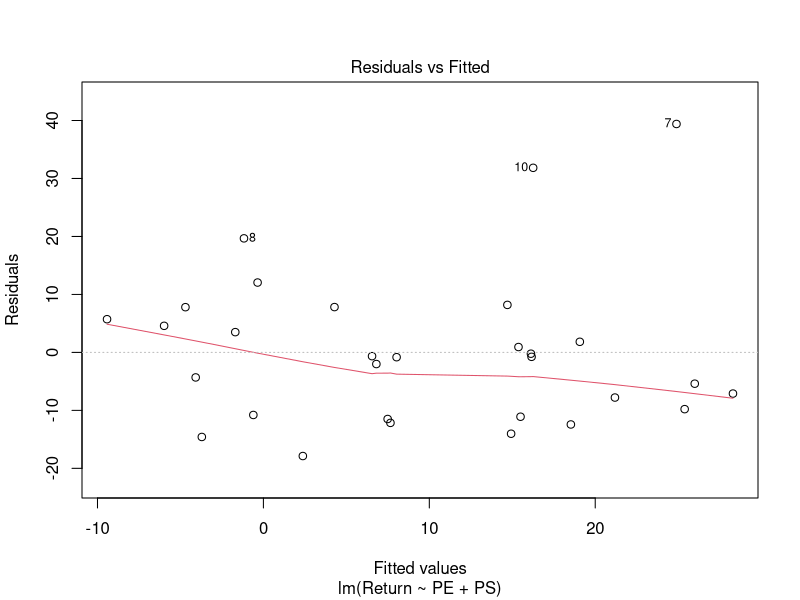
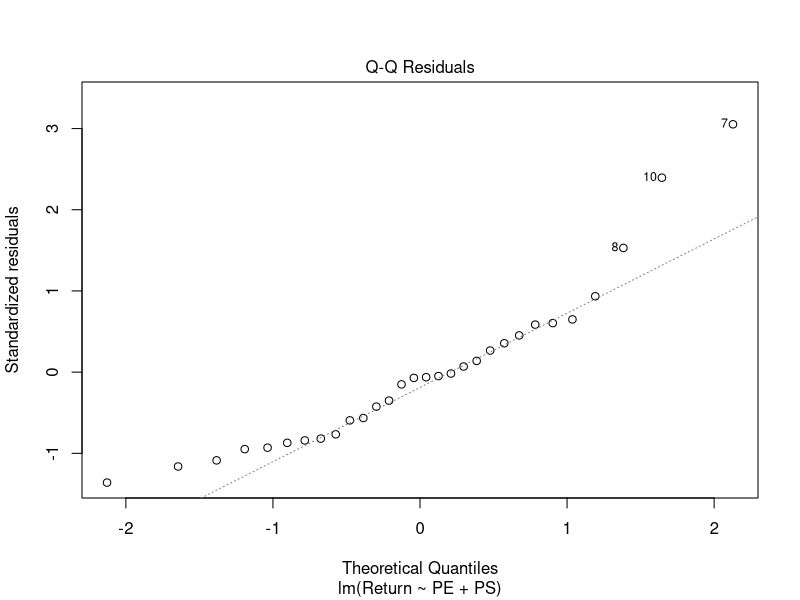
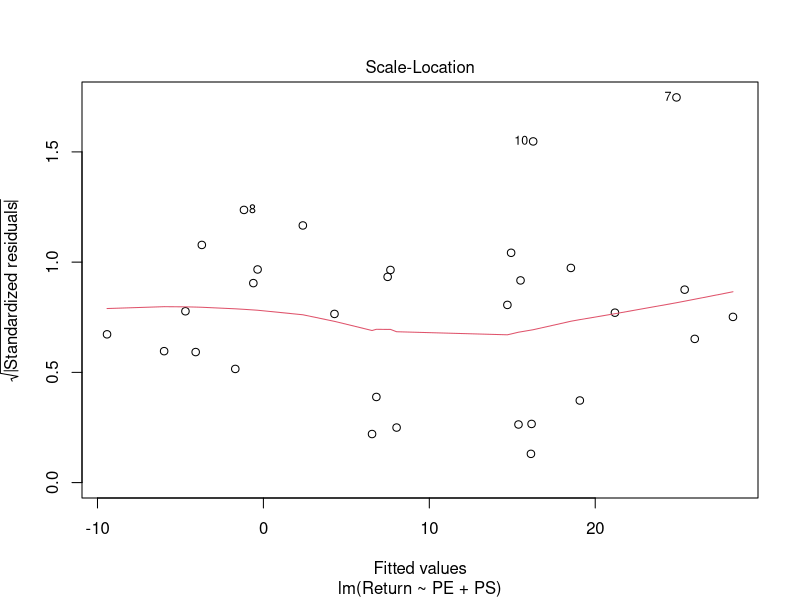
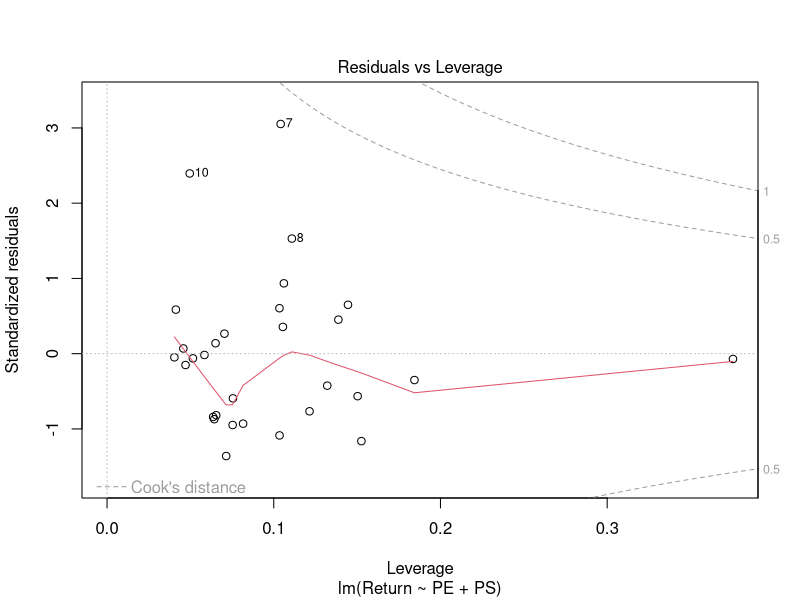
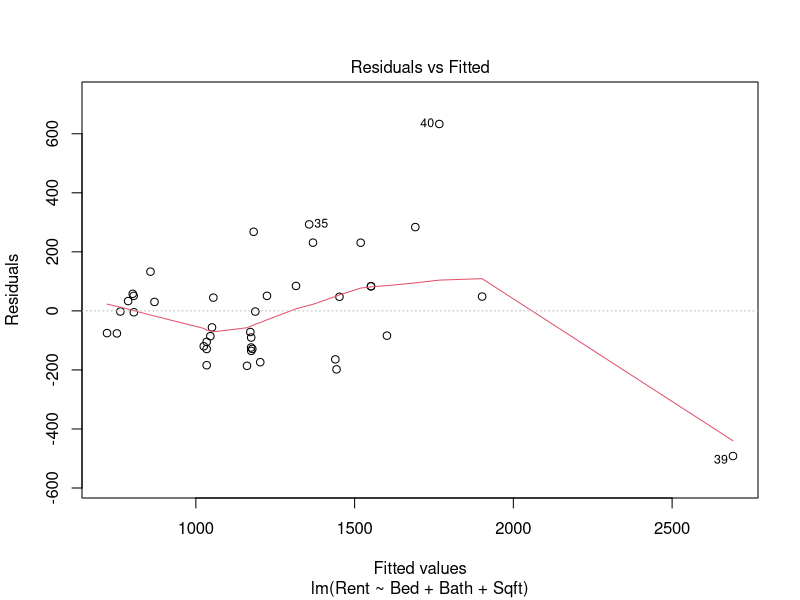
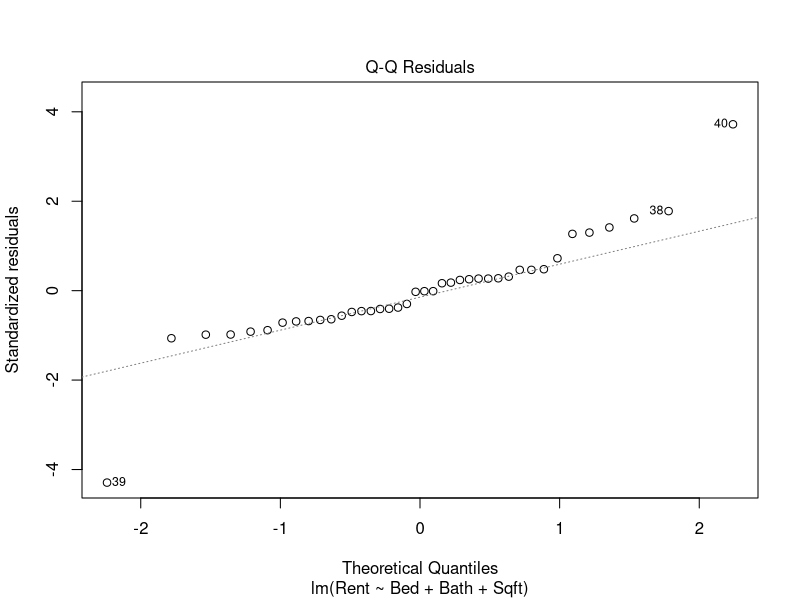
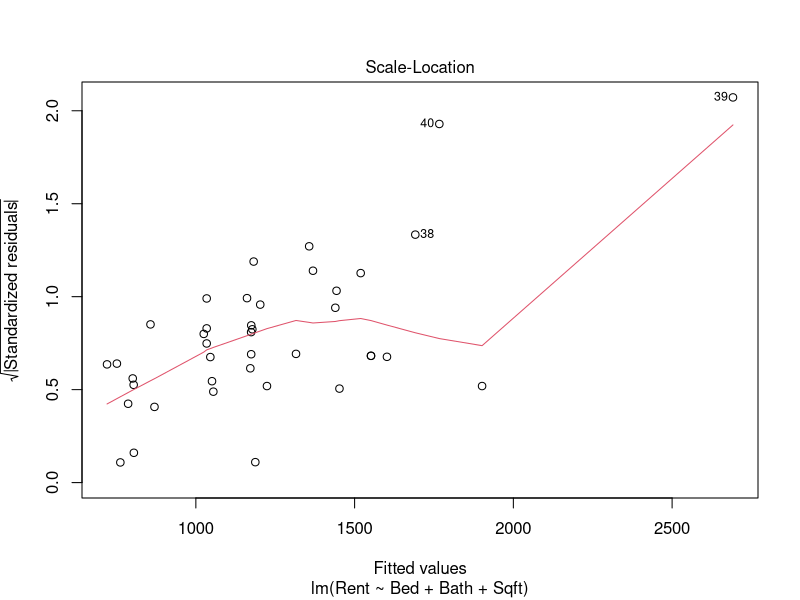
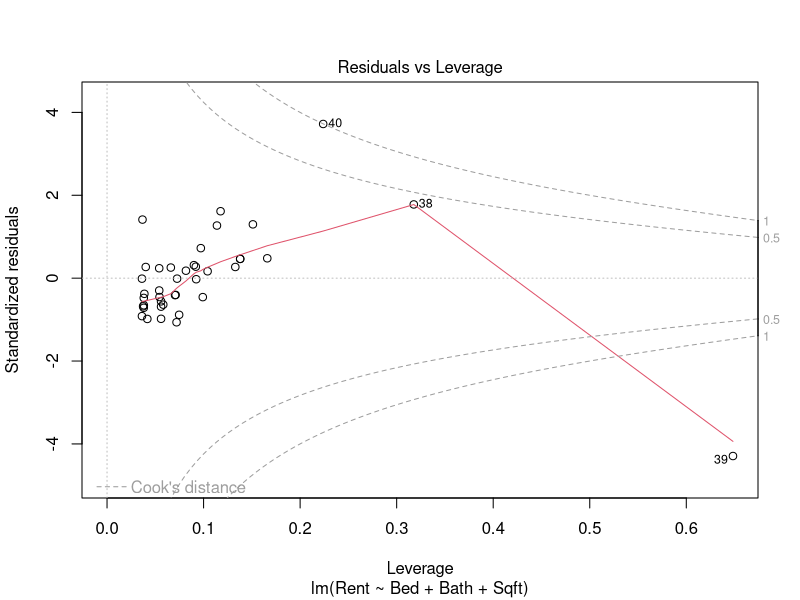

Write the R code that produced these figures, in order.
# 1

library('readxl')



#a)
Return_data <- read_excel("jaggia_ba_2e_ch07_data.xlsx", sheet="Return") 
View(Return_data)

Return_fit <- lm(Return ~ PE+ PS, data = Return_data)  
return_summary <- summary(Return_fit)  

# The signs are as expected. As PE increases, the predicted returns increase, 
# and as PS decreases, the predicted returns increase. 

#b)

# As the PS ratio increases by 1 unit, the predicted return of the firm decreases 
# by 3.3681 percentage points, holding PE constant.

#c)

predict(Return_fit, data.frame(PE=10, PS=2))
predict(Return_fit, data.frame(PE=10, PS=2), interval = "confidence", level = 0.95)

# instead of giving single point estimate, give confidence intervals for
# prediction instead to give range of most plausible values.


#d)
return_summary$sigma
# This gives the standard error

#e)
return_summary$r.squared
# R^2 is 0.4028
# This means that 40.28% of the sample variation in returns is explained by the 
# sample regression equation. 

## Additional - resdiual plots

plot(Return_fit)

# plot 1 allows you to detect the shape of residuals e.g. constant variance, patterns
# should be randomly displaced around 0 and evenly spread throughout

# plot 2 checks whether residuals follow a standard normal distribution
# if they fall along diagonal then fitness is good

# plot 3 isnt too important for this course

# plot 4 shows standardised residuals and leverage
# any residuals which are above 3 or below -3 are most likely outliers.
# for every 100 data points there should be only 1 that is below/above -3/3
# leverage shows how influential each data point is on the model i.e. the drag of each point



# 2

#a)
Houses_data <- read_excel("jaggia_ba_2e_ch07_data.xlsx", sheet="Houses") 
Houses_fit <- lm(Price ~Sqft+Beds+Baths+Colonial, data = Houses_data)  
Houses_summary <- summary(Houses_fit) 

#b)

# Jointly significant -> f-stat

# The reported p value is approximately 0. At the 5% significance level, we have evidence to 
# reject the null hypothesis. The predictor variables are jointly significant in explaining the 
# price of all homes in Arlington.  

#c)


# 3
myData <- read_excel("jaggia_ba_2e_ch07_data.xlsx", sheet="Rental") 
Model <- lm(Rent~ Bed + Bath + Sqft, data=myData) 
Rent_summary <- summary(Model) 

# Rent̂=300.4116 + 225.8100Bed+89.2661Bath+0.2096Sqft



# b)
# Residual plots and more
plot(Model)

#c)
#Since home prices tend to vary more as they get larger, the amount of rent charged is likely to 
#vary more as home size increases. Therefore, the variable Sqft may cause heteroskedasticity. 